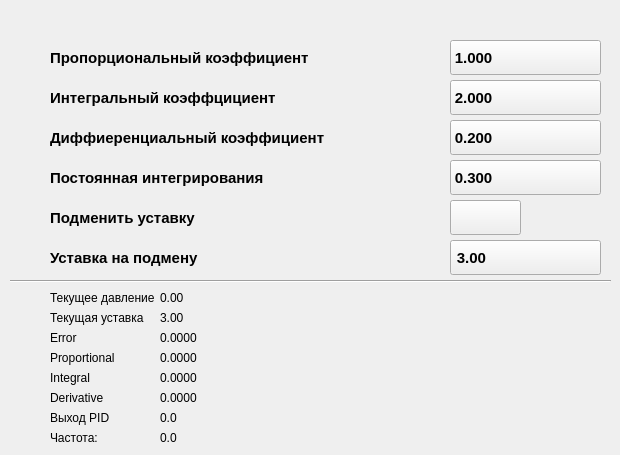
     <widget class="QWidget" name="Settings_Engineering_Menu_PID_Registration_Settings_page">
      <widget class="QLabel" name="engineering_menu_pid_registration_settings_icon_label_1">
       <property name="geometry">
        <rect>
         <x>10</x>
         <y>40</y>
         <width>40</width>
         <height>35</height>
        </rect>
       </property>
       <property name="text">
        <string/>
       </property>
      </widget>
      <widget class="QLabel" name="engineering_menu_pid_registration_settings_icon_label_2">
       <property name="geometry">
        <rect>
         <x>10</x>
         <y>80</y>
         <width>40</width>
         <height>35</height>
        </rect>
       </property>
       <property name="text">
        <string/>
       </property>
      </widget>
      <widget class="QLabel" name="engineering_menu_pid_registration_settings_icon_label_3">
       <property name="geometry">
        <rect>
         <x>10</x>
         <y>120</y>
         <width>40</width>
         <height>35</height>
        </rect>
       </property>
       <property name="text">
        <string/>
       </property>
      </widget>
      <widget class="QLabel" name="engineering_menu_pid_registration_settings_icon_label_4">
       <property name="geometry">
        <rect>
         <x>10</x>
         <y>160</y>
         <width>40</width>
         <height>35</height>
        </rect>
       </property>
       <property name="text">
        <string/>
       </property>
      </widget>
      <widget class="QLabel" name="engineering_menu_pid_registration_settings_icon_label_5">
       <property name="geometry">
        <rect>
         <x>10</x>
         <y>200</y>
         <width>40</width>
         <height>35</height>
        </rect>
       </property>
       <property name="text">
        <string/>
       </property>
      </widget>
      <widget class="QLabel" name="engineering_menu_pid_registration_settings_icon_label_6">
       <property name="geometry">
        <rect>
         <x>10</x>
         <y>240</y>
         <width>40</width>
         <height>35</height>
        </rect>
       </property>
       <property name="text">
        <string/>
       </property>
      </widget>
      <widget class="QLabel" name="label_227">
       <property name="geometry">
        <rect>
         <x>50</x>
         <y>40</y>
         <width>331</width>
         <height>35</height>
        </rect>
       </property>
       <property name="font">
        <font>
         <family>Arial</family>
         <pointsize>11</pointsize>
         <weight>75</weight>
         <bold>true</bold>
        </font>
       </property>
       <property name="text">
        <string>Пропорциональный коэффициент</string>
       </property>
      </widget>
      <widget class="QLabel" name="label_228">
       <property name="geometry">
        <rect>
         <x>50</x>
         <y>80</y>
         <width>331</width>
         <height>35</height>
        </rect>
       </property>
       <property name="font">
        <font>
         <family>Arial</family>
         <pointsize>11</pointsize>
         <weight>75</weight>
         <bold>true</bold>
        </font>
       </property>
       <property name="text">
        <string>Интегральный коэффцициент</string>
       </property>
      </widget>
      <widget class="QLabel" name="label_229">
       <property name="geometry">
        <rect>
         <x>50</x>
         <y>120</y>
         <width>331</width>
         <height>35</height>
        </rect>
       </property>
       <property name="font">
        <font>
         <family>Arial</family>
         <pointsize>11</pointsize>
         <weight>75</weight>
         <bold>true</bold>
        </font>
       </property>
       <property name="text">
        <string>Диффиеренциальный коэффициент</string>
       </property>
      </widget>
      <widget class="QLabel" name="label_230">
       <property name="geometry">
        <rect>
         <x>50</x>
         <y>160</y>
         <width>331</width>
         <height>35</height>
        </rect>
       </property>
       <property name="font">
        <font>
         <family>Arial</family>
         <pointsize>11</pointsize>
         <weight>75</weight>
         <bold>true</bold>
        </font>
       </property>
       <property name="text">
        <string>Постоянная интегрирования</string>
       </property>
      </widget>
      <widget class="QLabel" name="label_231">
       <property name="geometry">
        <rect>
         <x>50</x>
         <y>200</y>
         <width>331</width>
         <height>35</height>
        </rect>
       </property>
       <property name="font">
        <font>
         <family>Arial</family>
         <pointsize>11</pointsize>
         <weight>75</weight>
         <bold>true</bold>
        </font>
       </property>
       <property name="text">
        <string>Подменить уставку</string>
       </property>
      </widget>
      <widget class="QLabel" name="label_232">
       <property name="geometry">
        <rect>
         <x>50</x>
         <y>240</y>
         <width>331</width>
         <height>35</height>
        </rect>
       </property>
       <property name="font">
        <font>
         <family>Arial</family>
         <pointsize>11</pointsize>
         <weight>75</weight>
         <bold>true</bold>
        </font>
       </property>
       <property name="text">
        <string>Уставка на подмену</string>
       </property>
      </widget>
      <widget class="QPushButton" name="engineering_menu_pid_registration_settings_ustavka_for_change_17SetpointPID_pushButton">
       <property name="geometry">
        <rect>
         <x>450</x>
         <y>240</y>
         <width>151</width>
         <height>35</height>
        </rect>
       </property>
       <property name="font">
        <font>
         <family>Arial</family>
         <pointsize>11</pointsize>
         <weight>75</weight>
         <bold>true</bold>
        </font>
       </property>
       <property name="text">
        <string>3.00                          </string>
       </property>
      </widget>
      <widget class="QPushButton" name="engineering_menu_pid_registration_settings_ustavka_change_10SetpointModePid_pushButton">
       <property name="geometry">
        <rect>
         <x>450</x>
         <y>200</y>
         <width>71</width>
         <height>35</height>
        </rect>
       </property>
       <property name="font">
        <font>
         <family>Arial</family>
         <pointsize>11</pointsize>
         <weight>75</weight>
         <bold>true</bold>
        </font>
       </property>
       <property name="text">
        <string/>
       </property>
      </widget>
      <widget class="QPushButton" name="engineering_menu_pid_registration_settings_constant_of_integration_17IntegrationTime_pushButton">
       <property name="geometry">
        <rect>
         <x>450</x>
         <y>160</y>
         <width>151</width>
         <height>35</height>
        </rect>
       </property>
       <property name="font">
        <font>
         <family>Arial</family>
         <pointsize>11</pointsize>
         <weight>75</weight>
         <bold>true</bold>
        </font>
       </property>
       <property name="text">
        <string>0.300                         </string>
       </property>
      </widget>
      <widget class="QPushButton" name="engineering_menu_pid_registration_settings_differential_coefficient_17DifferentialCoefficient_pushButton">
       <property name="geometry">
        <rect>
         <x>450</x>
         <y>120</y>
         <width>151</width>
         <height>35</height>
        </rect>
       </property>
       <property name="font">
        <font>
         <family>Arial</family>
         <pointsize>11</pointsize>
         <weight>75</weight>
         <bold>true</bold>
        </font>
       </property>
       <property name="text">
        <string>0.200                         </string>
       </property>
      </widget>
      <widget class="QPushButton" name="engineering_menu_pid_registration_settings_integral_coefficient_17IntegralCoefficient_pushButton">
       <property name="geometry">
        <rect>
         <x>450</x>
         <y>80</y>
         <width>151</width>
         <height>35</height>
        </rect>
       </property>
       <property name="font">
        <font>
         <family>Arial</family>
         <pointsize>11</pointsize>
         <weight>75</weight>
         <bold>true</bold>
        </font>
       </property>
       <property name="text">
        <string>2.000                         </string>
       </property>
      </widget>
      <widget class="QPushButton" name="engineering_menu_pid_registration_settings_proportional_coefficient_17ProportionalCoefficient_pushButton">
       <property name="geometry">
        <rect>
         <x>450</x>
         <y>40</y>
         <width>151</width>
         <height>35</height>
        </rect>
       </property>
       <property name="font">
        <font>
         <family>Arial</family>
         <pointsize>11</pointsize>
         <weight>75</weight>
         <bold>true</bold>
        </font>
       </property>
       <property name="text">
        <string>1.000                         </string>
       </property>
      </widget>
      <widget class="QLabel" name="shield_64_label">
       <property name="geometry">
        <rect>
         <x>410</x>
         <y>40</y>
         <width>40</width>
         <height>35</height>
        </rect>
       </property>
       <property name="text">
        <string/>
       </property>
      </widget>
      <widget class="QLabel" name="shield_65_label">
       <property name="geometry">
        <rect>
         <x>410</x>
         <y>80</y>
         <width>40</width>
         <height>35</height>
        </rect>
       </property>
       <property name="text">
        <string/>
       </property>
      </widget>
      <widget class="QLabel" name="shield_66_label">
       <property name="geometry">
        <rect>
         <x>410</x>
         <y>120</y>
         <width>40</width>
         <height>35</height>
        </rect>
       </property>
       <property name="text">
        <string/>
       </property>
      </widget>
      <widget class="QLabel" name="shield_67_label">
       <property name="geometry">
        <rect>
         <x>410</x>
         <y>160</y>
         <width>40</width>
         <height>35</height>
        </rect>
       </property>
       <property name="text">
        <string/>
       </property>
      </widget>
      <widget class="QLabel" name="shield_68_label">
       <property name="geometry">
        <rect>
         <x>410</x>
         <y>200</y>
         <width>40</width>
         <height>35</height>
        </rect>
       </property>
       <property name="text">
        <string/>
       </property>
      </widget>
      <widget class="QLabel" name="shield_69_label">
       <property name="geometry">
        <rect>
         <x>410</x>
         <y>240</y>
         <width>40</width>
         <height>35</height>
        </rect>
       </property>
       <property name="text">
        <string/>
       </property>
      </widget>
      <widget class="Line" name="engineering_menu_pid_registration_settings_line_1">
       <property name="geometry">
        <rect>
         <x>10</x>
         <y>280</y>
         <width>601</width>
         <height>2</height>
        </rect>
       </property>
       <property name="frameShadow">
        <enum>QFrame::Sunken</enum>
       </property>
       <property name="orientation">
        <enum>Qt::Horizontal</enum>
       </property>
      </widget>
      <widget class="QLabel" name="engineering_menu_pid_registration_settings_icon_label_7">
       <property name="geometry">
        <rect>
         <x>10</x>
         <y>290</y>
         <width>40</width>
         <height>35</height>
        </rect>
       </property>
       <property name="text">
        <string/>
       </property>
      </widget>
      <widget class="QLabel" name="engineering_menu_pid_registration_settings_icon_label_8">
       <property name="geometry">
        <rect>
         <x>10</x>
         <y>350</y>
         <width>40</width>
         <height>56</height>
        </rect>
       </property>
       <property name="text">
        <string/>
       </property>
      </widget>
      <widget class="QLabel" name="label_235">
       <property name="geometry">
        <rect>
         <x>50</x>
         <y>290</y>
         <width>111</width>
         <height>16</height>
        </rect>
       </property>
       <property name="font">
        <font>
         <family>Arial</family>
         <pointsize>9</pointsize>
        </font>
       </property>
       <property name="text">
        <string>Текущее давление</string>
       </property>
      </widget>
      <widget class="QLabel" name="label_236">
       <property name="geometry">
        <rect>
         <x>50</x>
         <y>310</y>
         <width>111</width>
         <height>16</height>
        </rect>
       </property>
       <property name="font">
        <font>
         <family>Arial</family>
         <pointsize>9</pointsize>
        </font>
       </property>
       <property name="text">
        <string>Текущая уставка</string>
       </property>
      </widget>
      <widget class="QLabel" name="label_237">
       <property name="geometry">
        <rect>
         <x>50</x>
         <y>330</y>
         <width>111</width>
         <height>16</height>
        </rect>
       </property>
       <property name="font">
        <font>
         <family>Arial</family>
         <pointsize>9</pointsize>
        </font>
       </property>
       <property name="text">
        <string>Error</string>
       </property>
      </widget>
      <widget class="QLabel" name="label_238">
       <property name="geometry">
        <rect>
         <x>50</x>
         <y>350</y>
         <width>111</width>
         <height>16</height>
        </rect>
       </property>
       <property name="font">
        <font>
         <family>Arial</family>
         <pointsize>9</pointsize>
        </font>
       </property>
       <property name="text">
        <string>Proportional</string>
       </property>
      </widget>
      <widget class="QLabel" name="label_239">
       <property name="geometry">
        <rect>
         <x>50</x>
         <y>370</y>
         <width>111</width>
         <height>16</height>
        </rect>
       </property>
       <property name="font">
        <font>
         <family>Arial</family>
         <pointsize>9</pointsize>
        </font>
       </property>
       <property name="text">
        <string>Integral</string>
       </property>
      </widget>
      <widget class="QLabel" name="label_240">
       <property name="geometry">
        <rect>
         <x>50</x>
         <y>390</y>
         <width>111</width>
         <height>16</height>
        </rect>
       </property>
       <property name="font">
        <font>
         <family>Arial</family>
         <pointsize>9</pointsize>
        </font>
       </property>
       <property name="text">
        <string>Derivative</string>
       </property>
      </widget>
      <widget class="QLabel" name="label_241">
       <property name="geometry">
        <rect>
         <x>50</x>
         <y>410</y>
         <width>111</width>
         <height>16</height>
        </rect>
       </property>
       <property name="font">
        <font>
         <family>Arial</family>
         <pointsize>9</pointsize>
        </font>
       </property>
       <property name="text">
        <string>Выход PID</string>
       </property>
      </widget>
      <widget class="QLabel" name="label_242">
       <property name="geometry">
        <rect>
         <x>50</x>
         <y>430</y>
         <width>111</width>
         <height>16</height>
        </rect>
       </property>
       <property name="font">
        <font>
         <family>Arial</family>
         <pointsize>9</pointsize>
        </font>
       </property>
       <property name="text">
        <string>Частота:</string>
       </property>
      </widget>
      <widget class="QLabel" name="engineering_meny_pid_registration_settings_01FrequencySetpoint_label">
       <property name="geometry">
        <rect>
         <x>160</x>
         <y>430</y>
         <width>61</width>
         <height>16</height>
        </rect>
       </property>
       <property name="font">
        <font>
         <family>Arial</family>
         <pointsize>9</pointsize>
        </font>
       </property>
       <property name="text">
        <string>0.0</string>
       </property>
      </widget>
      <widget class="QLabel" name="engineering_meny_pid_registration_settings_01PIDOutput_label">
       <property name="geometry">
        <rect>
         <x>160</x>
         <y>410</y>
         <width>61</width>
         <height>16</height>
        </rect>
       </property>
       <property name="font">
        <font>
         <family>Arial</family>
         <pointsize>9</pointsize>
        </font>
       </property>
       <property name="text">
        <string>0.0</string>
       </property>
      </widget>
      <widget class="QLabel" name="engineering_meny_pid_registration_settings_01PIDDerivative_label">
       <property name="geometry">
        <rect>
         <x>160</x>
         <y>390</y>
         <width>61</width>
         <height>16</height>
        </rect>
       </property>
       <property name="font">
        <font>
         <family>Arial</family>
         <pointsize>9</pointsize>
        </font>
       </property>
       <property name="text">
        <string>0.0000</string>
       </property>
      </widget>
      <widget class="QLabel" name="engineering_meny_pid_registration_settings_01PIDIntegral_label">
       <property name="geometry">
        <rect>
         <x>160</x>
         <y>370</y>
         <width>61</width>
         <height>16</height>
        </rect>
       </property>
       <property name="font">
        <font>
         <family>Arial</family>
         <pointsize>9</pointsize>
        </font>
       </property>
       <property name="text">
        <string>0.0000</string>
       </property>
      </widget>
      <widget class="QLabel" name="engineering_meny_pid_registration_settings_01PIDProportional_label">
       <property name="geometry">
        <rect>
         <x>160</x>
         <y>350</y>
         <width>61</width>
         <height>16</height>
        </rect>
       </property>
       <property name="font">
        <font>
         <family>Arial</family>
         <pointsize>9</pointsize>
        </font>
       </property>
       <property name="text">
        <string>0.0000</string>
       </property>
      </widget>
      <widget class="QLabel" name="engineering_meny_pid_registration_settings_01PIDError_label">
       <property name="geometry">
        <rect>
         <x>160</x>
         <y>330</y>
         <width>61</width>
         <height>16</height>
        </rect>
       </property>
       <property name="font">
        <font>
         <family>Arial</family>
         <pointsize>9</pointsize>
        </font>
       </property>
       <property name="text">
        <string>0.0000</string>
       </property>
      </widget>
      <widget class="QLabel" name="engineering_meny_pid_registration_settings_01Setpoint_label">
       <property name="geometry">
        <rect>
         <x>160</x>
         <y>310</y>
         <width>61</width>
         <height>16</height>
        </rect>
       </property>
       <property name="font">
        <font>
         <family>Arial</family>
         <pointsize>9</pointsize>
        </font>
       </property>
       <property name="text">
        <string>3.00</string>
       </property>
      </widget>
      <widget class="QLabel" name="engineering_meny_pid_registration_settings_01DischargePressure_label">
       <property name="geometry">
        <rect>
         <x>160</x>
         <y>290</y>
         <width>61</width>
         <height>16</height>
        </rect>
       </property>
       <property name="font">
        <font>
         <family>Arial</family>
         <pointsize>9</pointsize>
        </font>
       </property>
       <property name="text">
        <string>0.00</string>
       </property>
      </widget>
     </widget>
